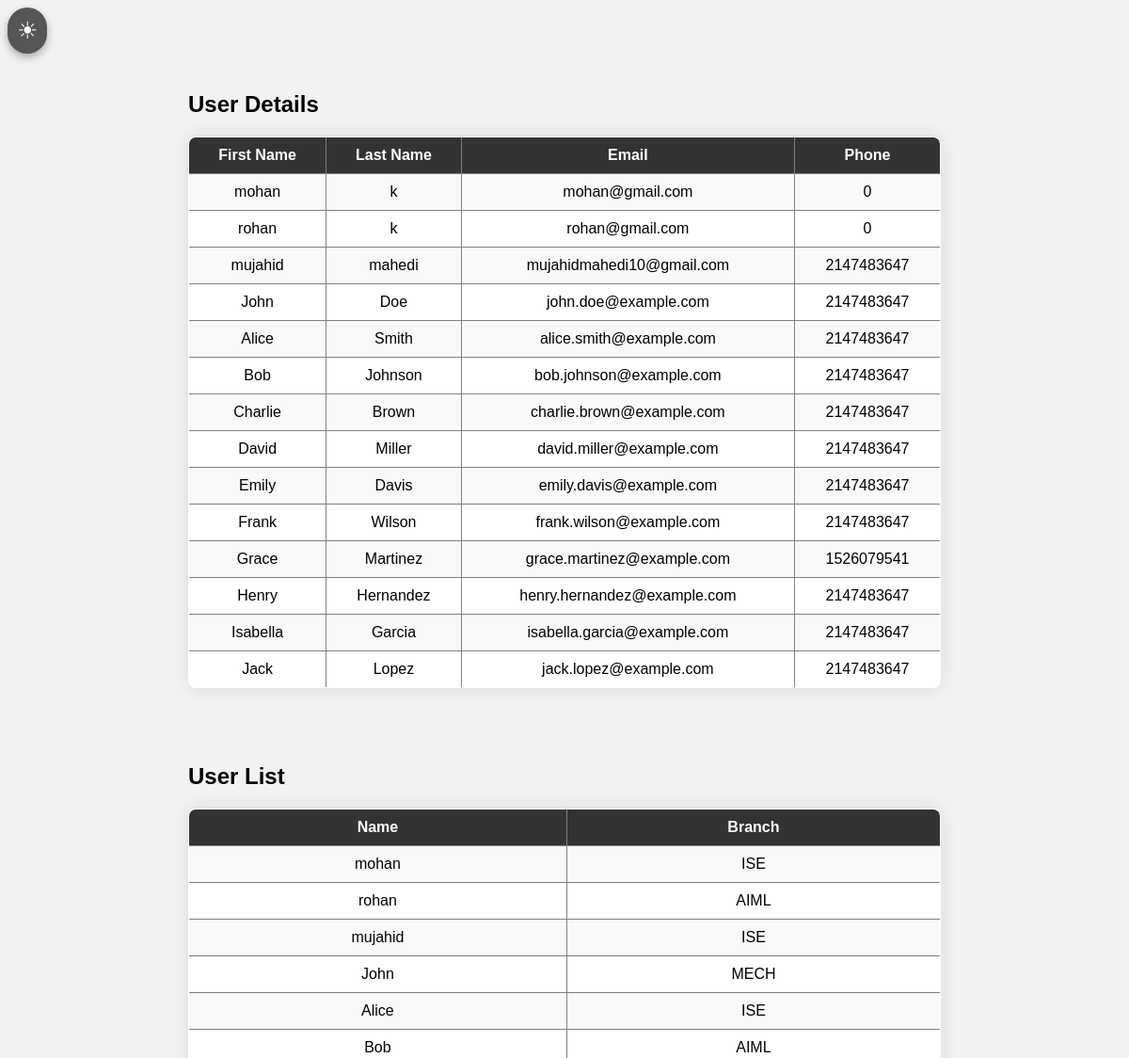
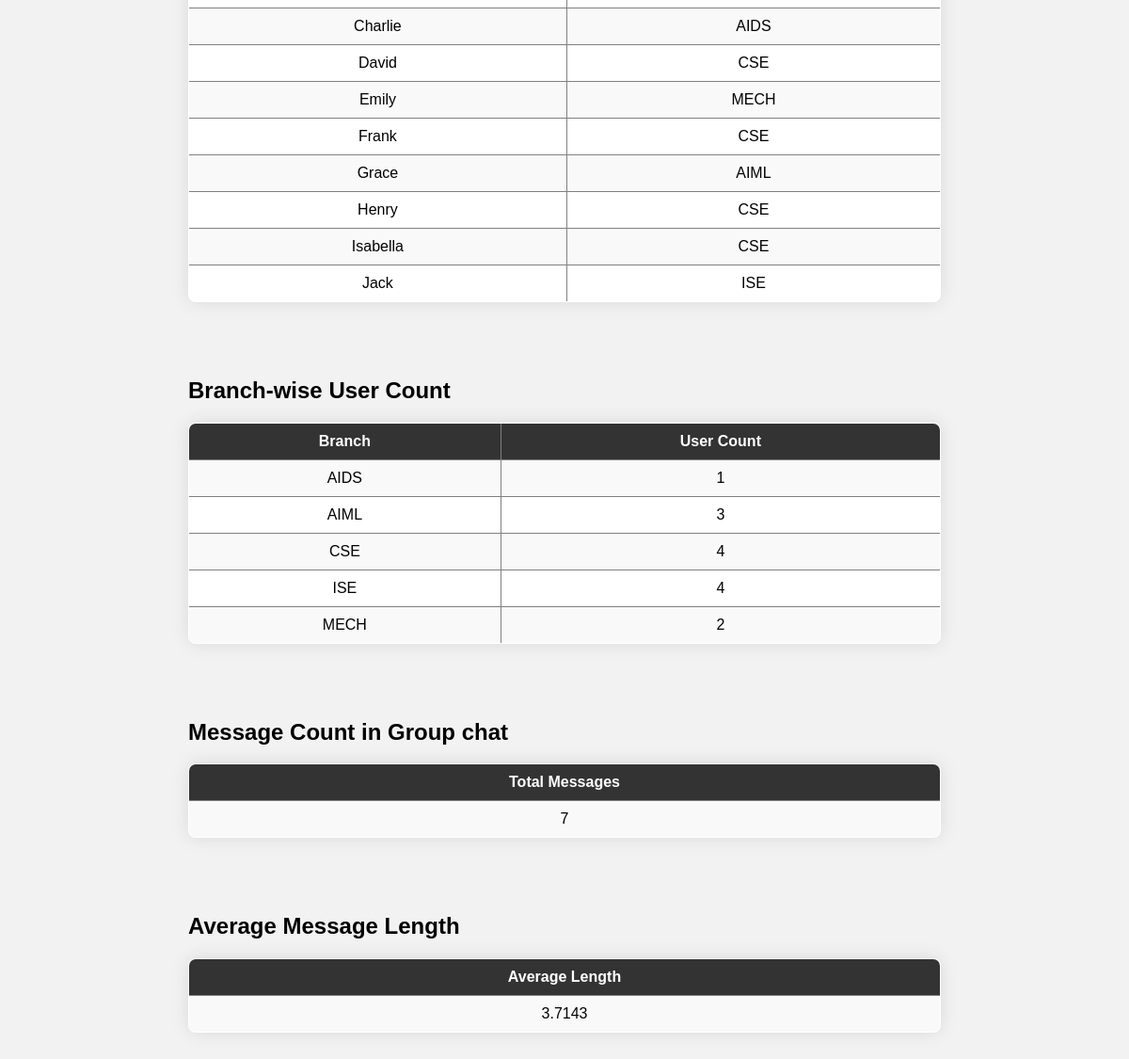
The page /admin_users.php on the database its author committed (2 pictures, top to bottom).
### tables this page shows
CREATE TABLE `users` (
  `user_id` int(11) NOT NULL,
  `unique_id` int(255) NOT NULL,
  `fname` varchar(255) NOT NULL,
  `lname` varchar(255) NOT NULL,
  `email` varchar(255) NOT NULL,
  `password` varchar(255) NOT NULL,
  `img` varchar(255) NOT NULL,
  `status` varchar(255) NOT NULL,
  `branch` varchar(50) DEFAULT NULL,
  `phone_number` int(10) NOT NULL
);

### admin_users.php (the view, shortened to what this page needs)
<!DOCTYPE html>
<html lang="en">
<head>
</head>
<body>
<button onclick="toggleDarkMode()"><span class="sun-symbol">&#9728;</span></button>
<div class="container">
    <h2>User Details</h2>
    <?php
     include_once "php/config.php";
    $sql_details = "SELECT fname, lname, email, phone_number FROM users";
    $query_details = mysqli_query($conn, $sql_details);
    $output = "<table border='1' style='margin-top:20px;'>
                <tr>
                    <th>First Name</th>
                    <th>Last Name</th>
                    <th>Email</th>
                    <th>Phone</th>
                </tr>";
    if(mysqli_num_rows($query_details) == 0){
        $output .= "<tr><td colspan='4'>No user details available</td></tr>";
    } else {
        while($row = mysqli_fetch_assoc($query_details)) {
            $output .= "<tr>
                            <td>" . htmlspecialchars($row['fname']) . "</td>
                            <td>" . htmlspecialchars($row['lname']) . "</td>
                            <td>" . htmlspecialchars($row['email']) . "</td>
                            <td>" . htmlspecialchars($row['phone_number']) . "</td>
                        </tr>";
        }
    }
    $output .= "</table>";
    echo $output;
    ?>
</div>
<div class="container">
    <h2>User List</h2>
    <?php
    $sql = "SELECT * FROM users";
    $query = mysqli_query($conn, $sql);
    $output = "<table border='1'>
                <tr>
                    <th>Name</th>
                    <th>Branch</th>
                </tr>";
    if(mysqli_num_rows($query) == 0){
        $output .= "<tr><td colspan='2'>No users are available to chat</td></tr>";
    } else {
        while($row = mysqli_fetch_assoc($query)) {
            $output .= "<tr>
                            <td>" . htmlspecialchars($row['fname']) . "</td>
                            <td>" . htmlspecialchars($row['branch']) . "</td>
                        </tr>";
        }
    }
    $output .= "</table>";
    echo $output;
    ?>
</div>
<div class="container">
    <h2>Branch-wise User Count</h2>
    <?php
    $sql_count = "SELECT branch, COUNT(*) AS user_count FROM users GROUP BY branch";
    $query_count = mysqli_query($conn, $sql_count);
    $output = "<table border='1' style='margin-top:20px;'>
                <tr>
                    <th>Branch</th>
                    <th>User Count</th>
                </tr>";
    if(mysqli_num_rows($query_count) == 0){
        $output .= "<tr><td colspan='2'>No branch data available</td></tr>";
    } else {
        while($row = mysqli_fetch_assoc($query_count)) {
            $output .= "<tr>
                            <td>" . htmlspecialchars($row['branch']) . "</td>
                            <td>" . htmlspecialchars($row['user_count']) . "</td>
                        </tr>";
        }
    }
    $output .= "</table>";
    echo $output;
    ?>
</div>
<div class="container">
    <h2>Message Count in Group chat</h2>
    <?php
    include_once "php/config.php";
    $sql_messages = "SELECT COUNT(*) AS total_messages FROM groupchat";
    $query_messages = mysqli_query($conn, $sql_messages);
    $row_messages = mysqli_fetch_assoc($query_messages);
    $totalMessages = $row_messages['total_messages'];
    echo "<table border='1'>
            <tr>
                <th>Total Messages</th>
            </tr>
            <tr>
                <td>$totalMessages</td>
            </tr>
          </table>";
    ?>
</div>
<div class="container">
    <h2>Average Message Length</h2>
    <?php
    $sql_avg_length = "SELECT AVG(LENGTH(message_text)) AS avg_length FROM groupchat";
    $query_avg_length = mysqli_query($conn, $sql_avg_length);
    $row_avg_length = mysqli_fetch_assoc($query_avg_length);
    $avgLength = $row_avg_length['avg_length'];
    echo "<table border='1'>
            <tr>
                <th>Average Length</th>
            </tr>
            <tr>
                <td>$avgLength</td>
            </tr>
          </table>";
    ?>
</div>
</body>
</html>

### admin_users.php (style rules this page uses)
body { font-family: Arial, sans-serif; background-color: #f2f2f2; transition: background-color 0.3s ease; }
.container { max-width: 800px; margin: 0 auto; padding: 20px; transition: background-color 0.3s ease; }
table { width: 100%; border-collapse: collapse; border-radius: 8px; overflow: hidden; box-shadow: 0 0 20px rgba(0, 0, 0, 0.1); margin-bottom: 20px; background-color: #fff; }
th, td { padding: 10px; text-align: center; }
th { background-color: #333; color: #fff; }
tr:nth-child(even) { background-color: #f9f9f9; }
button { padding: 10px; border-radius: 100px; background-color: #555; border: none; color: #fff; cursor: pointer; transition: box-shadow 0.3s ease, background-color 0.3s ease; box-shadow: 0 4px 8px rgba(0, 0, 0, 0.3); outline: none; font-size: 25px; }

### rows shown on the page
users: fname "mohan", lname "k", email "mohan@gmail.com", phone_number "0", branch "ISE"
users: fname "rohan", lname "k", email "rohan@gmail.com", phone_number "0", branch "AIML"
users: fname "mujahid", lname "mahedi", email "mujahidmahedi10@gmail.com", phone_number "2147483647", branch "ISE"
users: fname "John", lname "Doe", email "john.doe@example.com", phone_number "2147483647", branch "MECH"
users: fname "Alice", lname "Smith", email "alice.smith@example.com", phone_number "2147483647", branch "ISE"
users: fname "Bob", lname "Johnson", email "bob.johnson@example.com", phone_number "2147483647", branch "AIML"
users: fname "Charlie", lname "Brown", email "charlie.brown@example.com", phone_number "2147483647", branch "AIDS"
users: fname "David", lname "Miller", email "david.miller@example.com", phone_number "2147483647", branch "CSE"
users: fname "Emily", lname "Davis", email "emily.davis@example.com", phone_number "2147483647", branch "MECH"
users: fname "Frank", lname "Wilson", email "frank.wilson@example.com", phone_number "2147483647", branch "CSE"
users: fname "Grace", lname "Martinez", email "grace.martinez@example.com", phone_number "1526079541", branch "AIML"
users: fname "Henry", lname "Hernandez", email "henry.hernandez@example.com", phone_number "2147483647", branch "CSE"
users: fname "Isabella", lname "Garcia", email "isabella.garcia@example.com", phone_number "2147483647", branch "CSE"
users: fname "Jack", lname "Lopez", email "jack.lopez@example.com", phone_number "2147483647", branch "ISE"

### other values the page prints
$row['branch'] "AIDS"
$row['user_count'] "1"
$row['branch'] "AIML"
$row['user_count'] "3"
$row['branch'] "CSE"
$row['user_count'] "4"
$row['branch'] "ISE"
$row['branch'] "MECH"
$row['user_count'] "2"
$totalMessages "7"
$avgLength "3.7143"
